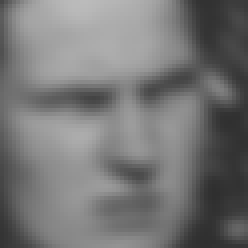
#> input picture code/dat/extracted_faces/01_3_0.png, 62 x 62 px, given as the content of the folder dat/lfw, which was not available (shown 4 times larger)
$ python extract_lfw_faces.py
#> lines starting #> are read from the running program, lines starting #| are printed output that depends on the picture; pictures that were not available may be replaced by others from this repository, and a replacement may not be noted
### code/src/FaceExtractor/extract_faces.py
import src.Config as Config
import cv2
import os
import logging
import src.FaceExtractor.detect_faces as fd

class NoImageReadException(Exception):
    "If a file in the photos path cannot be read"


def extract_faces(photo_filepath, out_dir=Config.A2_EXTRACTED_FACES_PATH):
    """
    Crops all faces on a png photo and saves them to individual png files.
    :param photo_filepath:
    :param out_dir:
    :return:
    """
#> called with photo_filepath = 'dat/lfw/01_3_0.png/01_3_0.png', out_dir = 'dat/lfw/01_3_0.png/extracted_faces'
    # Skipping photos that have already been extracted
    in_filename = os.path.split(photo_filepath)[-1].split('.')[0]
    if f'{in_filename}_0.png' in os.listdir(out_dir):
        logging.debug(f'No Face extraction necessary. Faces already extracted from photo: {in_filename}')
        return

    frontal_classifier = cv2.CascadeClassifier(Config.FACE_FRONTAL_EXTRACTOR_CLASSIFIER_PATH)
    profile_classifier = cv2.CascadeClassifier(Config.FACE_PROFILE_EXTRACTOR_CLASSIFIER_PATH)
    img = cv2.imread(photo_filepath, cv2.IMREAD_COLOR)
#> img is the input picture: shape (62, 62, 3); min 47, max 187, mean 117.8
    if img is None:
        raise NoImageReadException(
            f'Image reading failed for: {photo_filepath}')

    _get_detected_faces(img,
                        frontal_classifier,
                        profile_classifier,
                        os.path.join(out_dir, ''), os.path.split(photo_filepath)[-1].split('.')[-2])


def _get_detected_faces(img, frontal_classifier, profile_classifier, out_path, name):
    """
    Detects the faces in the cut out images and saves them seperately.

    :param img: ndarray - The image to detect faces.
    :param frontal_classifier: The Casscade Classifier to detect frontal faces.
    :param profile_classifier: The Casscade Classifier to detect faces in profile.
    :param path: Path to where the detected faces should be stored.
    :param name: Notation of the current image.
    :return:
    """

    scale = 1.2
    neighbors = 5

    faces_list = fd.detect_faces(img, frontal_classifier, profile_classifier, scale, neighbors)

    if faces_list:
        j = 0
        for (x, y, w, h) in faces_list:
            sub_face = img[y:y+h, x:x+w]
            filepath = os.path.join(out_path, name + '_' + str(j) + ".png")
            cv2.imwrite(filepath, sub_face)
            logging.debug(f'Face extracted: {filepath}')
            j += 1


# [5 lines that do not run on import are left out]

### code/src/FaceExtractor/detect_faces.py
import cv2


def detect_faces(img, frontal_classifier, profile_classifier, scale,
                 neighbors):
    """
    This detects faces in the given image. It detects faces in profile and frontal view.
    If the two found faces are to near to each other the profile detection is removed to avoid a
    double detection of the same face.

    :param img: ndarray - The image to detect faces.
    :param frontal_classifier: The Casscade classifier for frontal faces.
    :param profile_classifier: The Casscade classifier for profile faces.
    :param scale: specifies how much the image size is reduced at each image scal
    :param neighbors: specifies how many neighbors each candidate rectangle should have to retain it.
    :return:
    """
#> called with scale = 1.2, neighbors = 5

    # convert the image to gray
    img_gray = cv2.cvtColor(img, cv2.COLOR_BGR2GRAY)

    # frontal faces
    frontal = frontal_classifier.detectMultiScale(img_gray, scale, neighbors)
#> frontal = [[5, 4, 52, 52]]
    # profile faces
    profile = profile_classifier.detectMultiScale(img_gray, scale, neighbors)
#> profile = ()

    frontal_list = list(frontal)
#> frontal_list = [[5, 4, 52, 52]]
    profile_list = list(profile)
#> profile_list = []

    #checks if faces are too close to each other
    if profile_list:
        for x, y, w, h in frontal_list:
            for i, profile in enumerate(profile_list):
                x_p = profile[0]
                y_p = profile[1]
                w_p = profile[2]
                h_p = profile[3]
                center_p = ((x_p + w_p / 2), (y_p + h_p / 2))
                if center_p[0] > x and center_p[0] < x + w and center_p[1] > y and center_p[1] < y + h:
                    del profile_list[i]

    frontal_list.extend(profile_list)

    return frontal_list

### code/src/Config.py
import os
import logging
# Face Extractor
import sys

FACE_FRONTAL_EXTRACTOR_CLASSIFIER_PATH = os.path.join('src', 'FaceExtractor', 'classifiers',
                                                      'haarcascade_frontalface.xml')
FACE_PROFILE_EXTRACTOR_CLASSIFIER_PATH = os.path.join('src', 'FaceExtractor', 'classifiers',
                                                      'haarcascade_profileface.xml')
ANDREAS_ALBUMS_PATH = os.path.join('dat', 'AndreasAlbums')
A2_PATH = os.path.join(ANDREAS_ALBUMS_PATH, 'A2')
A2_LABELS_PATH = os.path.join(A2_PATH, 'labels.csv')
A1_PATH = os.path.join(ANDREAS_ALBUMS_PATH, 'A1')

A2_EXTRACTED_FACES_PATH = os.path.join(A2_PATH, 'extracted_faces')
A2_EXTRACTED_PHOTOS_PATH = os.path.join(A2_PATH, 'extracted_photos')
A1_EXTRACTED_FACES_PATH = os.path.join(A1_PATH, 'extracted_faces')
A1_EXTRACTED_PHOTOS_PATH = os.path.join(A1_PATH, 'extracted_photos')

LFW_PATH = os.path.join('dat', 'lfw')
LFW_LOW_RES_PATH = os.path.join('dat', 'lfw_low_res')
LFW_LOW_RES_PATH_step_1 = os.path.join('dat', 'lfw_low_res_1')
LFW_LOW_RES_PATH_step_2 = os.path.join('dat', 'lfw_low_res_2')
LFW_LOW_RES_PATH_step_3 = os.path.join('dat', 'lfw_low_res_3')
LFW_LOW_RES_PATH_step_4 = os.path.join('dat', 'lfw_low_res_4')

extracted_faces_path = 'extracted_faces'
extracted_photos_path = 'extracted_photos'

# Logging configuration setup
# [13 lines left out: function setup_logging, not called in this run]


def create_directories():
    os.makedirs(ANDREAS_ALBUMS_PATH, exist_ok=True)
    os.makedirs(A2_PATH, exist_ok=True)
    os.makedirs(A2_EXTRACTED_FACES_PATH, exist_ok=True)
    os.makedirs(A2_EXTRACTED_PHOTOS_PATH, exist_ok=True)
    os.makedirs(A1_EXTRACTED_FACES_PATH, exist_ok=True)
    os.makedirs(A1_EXTRACTED_PHOTOS_PATH, exist_ok=True)


create_directories()

### code/src/FaceExtractor/extract_lfw_faces.py
from src.FaceExtractor.extract_faces import extract_faces
import os
from src import Config

def extract_lfw_faces(filepath):
    """
    Extracting with the general extract method,
    but keeping the convention that extracted faces go into a subfolder in lfw.
    :param filepath:
    :return:
    """
    out_path = os.path.join(*os.path.split(filepath)[:-1], 'extracted_faces')
    if not os.path.exists(out_path):
        os.makedirs(out_path)
    extract_faces(filepath, out_path)
#> in _get_detected_faces, `faces_list = fd.detect_faces(img, frontal_classifier, profile_classifi..`: faces_list = [[5, 4, 52, 52]]
#> the loop in _get_detected_faces, `for (x, y, w, h) in faces_list:` made 1 pass
#> (x, y, w, h, j) on pass 1: (5, 4, 52, 52, 1)
#> pass 1, in _get_detected_faces, `sub_face = img[y:y+h, x:x+w]`:
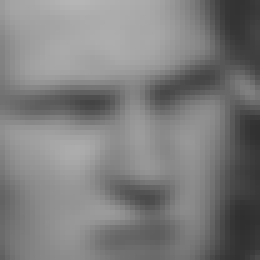
#> sub_face: shape (52, 52, 3) (shown 5 times larger); min 47, max 181, mean 125.5
#> after the loop in _get_detected_faces, `for (x, y, w, h) in faces_list:`: j = 1


if __name__=='__main__':
    N = len(os.listdir(Config.LFW_PATH))
    for i, folder_name in enumerate(os.listdir(Config.LFW_PATH)):
        for file_name in os.listdir(os.path.join(Config.LFW_PATH, folder_name)):
            file_path = os.path.join(Config.LFW_PATH, folder_name, file_name)
            if not os.path.isfile(file_path):
                continue
            try:
                extract_lfw_faces(file_path)
            except:
                raise Exception(f'Face extraction failed for {file_name}')
        print(f'{i}/{N}')

$ run again, on code/dat/extracted_faces/01_4_3.png
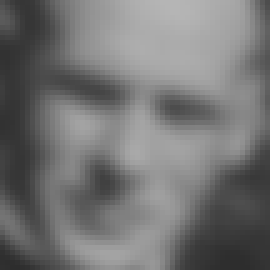
#> input picture code/dat/extracted_faces/01_4_3.png, 54 x 54 px, given as the content of the folder dat/lfw, which was not available (shown 5 times larger)
#> in extract_faces, img is the input picture: shape (54, 54, 3); min 45, max 181, mean 115.8
#> frontal = [[3, 2, 47, 47]]
#> profile = ()
#> frontal_list = [[3, 2, 47, 47]]
#> profile_list = []
#> faces_list = [[3, 2, 47, 47]]
#> the loop in _get_detected_faces, `for (x, y, w, h) in faces_list:` made 1 pass
#> (x, y, w, h, j) on pass 1: (3, 2, 47, 47, 1)
#> pass 1, in _get_detected_faces, `sub_face = img[y:y+h, x:x+w]`:
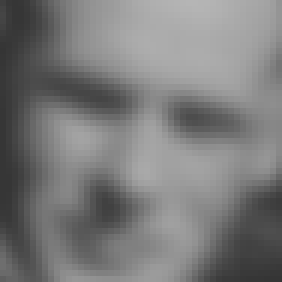
#> sub_face: shape (47, 47, 3) (shown 6 times larger); min 53, max 181, mean 122.3
#> after the loop in _get_detected_faces, `for (x, y, w, h) in faces_list:`: j = 1

$ run again, on code/dat/extracted_faces/01_4_4.png
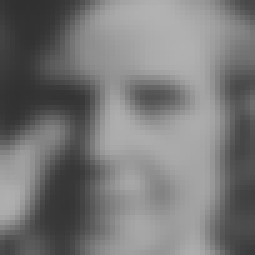
#> input picture code/dat/extracted_faces/01_4_4.png, 51 x 51 px, given as the content of the folder dat/lfw, which was not available (shown 5 times larger)
#> in extract_faces, img is the input picture: shape (51, 51, 3); min 48, max 178, mean 120.2
#> frontal = [[1, 4, 41, 41]]
#> profile = ()
#> frontal_list = [[1, 4, 41, 41]]
#> profile_list = []
#> faces_list = [[1, 4, 41, 41]]
#> the loop in _get_detected_faces, `for (x, y, w, h) in faces_list:` made 1 pass
#> (x, y, w, h, j) on pass 1: (1, 4, 41, 41, 1)
#> pass 1, in _get_detected_faces, `sub_face = img[y:y+h, x:x+w]`:
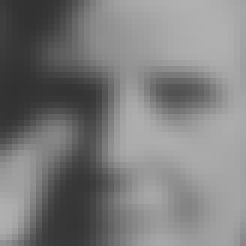
#> sub_face: shape (41, 41, 3) (shown 6 times larger); min 49, max 177, mean 124.7
#> after the loop in _get_detected_faces, `for (x, y, w, h) in faces_list:`: j = 1
